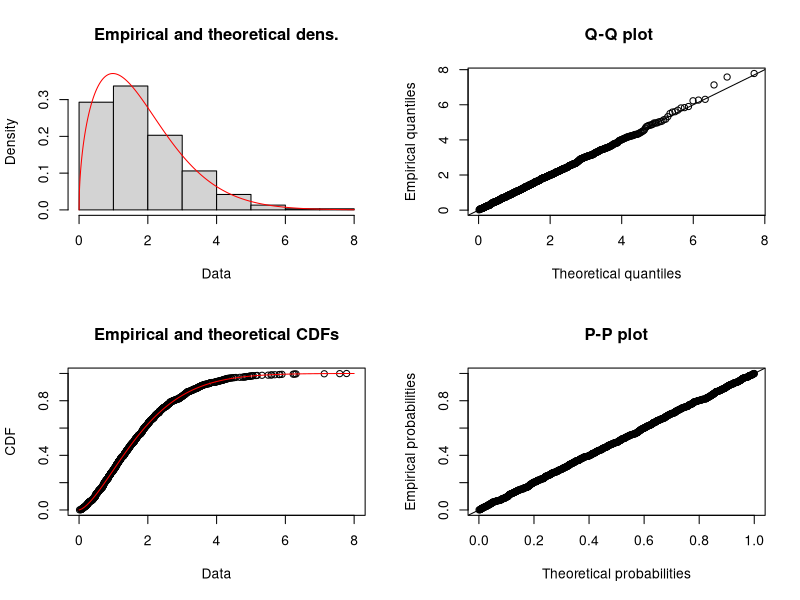

Here is the R script that generated this plot:

library(fitdistrplus)
library(ggplot2)

# Generate random data from a Weibull distribution
set.seed(123)
weibull_data <- rweibull(n = 1000, shape = 1.5, scale = 2)

# Display the first few values
head(weibull_data)

# Plot histogram with density

p <- ggplot(data.frame(weibull_data), aes(x = weibull_data)) +
  geom_histogram(aes(y = ..density..), bins = 30, color = "black", fill = "skyblue") +
  stat_function(fun = dweibull, args = list(shape = 1.5, scale = 2), color = "red", size = 1) +
  labs(title = "Weibull Distribution", x = "Values", y = "Density") +
  theme_minimal()


# Fit a Weibull distribution to the generated data
fit <- fitdist(weibull_data, "weibull")

# Display the estimated parameters
print(fit)

# Plot the fitted distribution
plot(fit)
